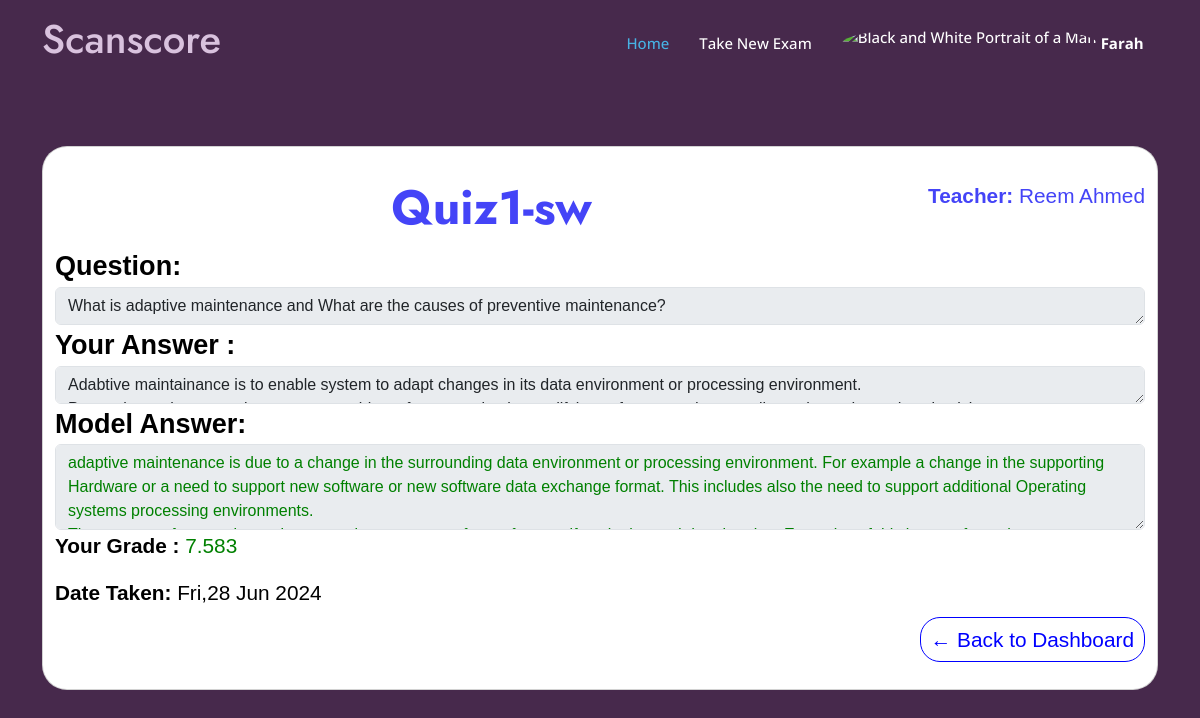
Page /student/exam/23/view/ (signed in) on the earlier database version.
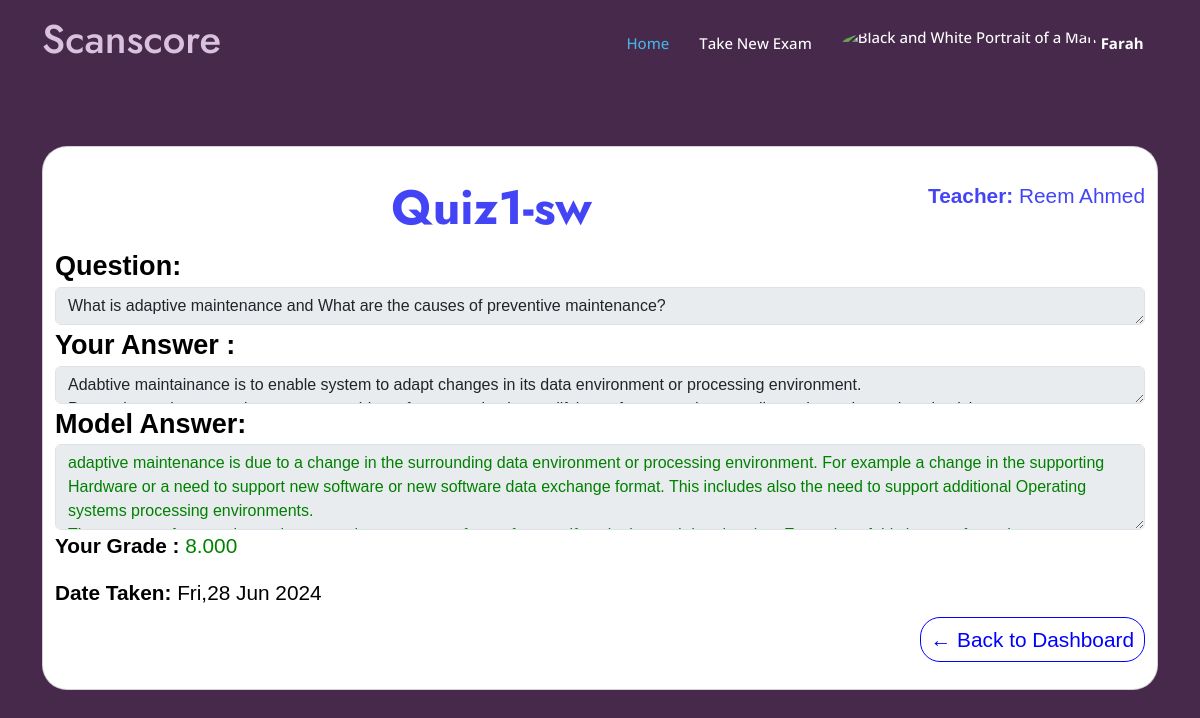
Same page on the later database version.
### myapp/models.py (models this page shows)
class ExamSubmission(models.Model):
    exam = models.ForeignKey(Exam, on_delete=models.CASCADE,related_name='submissions') #related name is used to access the submissions of a particular exam
    student = models.ForeignKey(User, on_delete=models.CASCADE,related_name='submissions') #related name is used to access the submissions of a particular student
    student_answer = models.TextField(max_length=10000)
    score = models.DecimalField(max_digits=8, decimal_places=3,default=0.000)
    time_submitted = models.DateTimeField(auto_now_add=True)
    is_graded = models.BooleanField(default=False)
    is_approved = models.BooleanField(default=False) #If the teacher approves the grade , this will be set to true and then the student can see the grade

### myapp/views.py (the view)
# urls.py: path('student/exam/<int:exam_id>/view/', views.view_exam_student, name='view_exam_student'),
@login_required
def view_exam_student(request, exam_id):
    exam = get_object_or_404(Exam, pk=exam_id)
    print("Exam ID:", exam_id) #Debugging
    print("User ID:", request.user.id) #Debugging
    try:
        submission = ExamSubmission.objects.get(exam=exam, student=request.user)
        print("Submission found:", submission.id) #Debugging
    except ExamSubmission.DoesNotExist:
        submission = None
        print("Submission not found for user:", request.user.id, "and exam:", exam_id) #Debugging
    if not submission:
        print("No submission found") #Debugging
        return HttpResponseForbidden("You are not authorized to view this exam.")
    return render(request, 'myapp/student/view_exam.html', {
        'exam': exam,
        'submission': submission
    })

### templates/myapp/student/view_exam.html (shortened to what the changed rows need)
{% load static %}
<!DOCTYPE html>
<html lang="en">
<head>
    <link href="{% static 'vendor/aos/aos.css' %}" rel="stylesheet">
    <link href="{% static 'vendor/bootstrap/css/bootstrap.min.css' %}" rel="stylesheet">
    <link href="{% static 'vendor/bootstrap-icons/bootstrap-icons.css' %}" rel="stylesheet">
    <link href="{% static 'vendor/boxicons/css/boxicons.min.css' %}" rel="stylesheet">
    <link href="{% static 'vendor/glightbox/css/glightbox.min.css' %}" rel="stylesheet">
    <link href="{% static 'vendor/remixicon/remixicon.css' %}" rel="stylesheet">
    <link href="{% static 'vendor/swiper/swiper-bundle.min.css' %}" rel="stylesheet">
    <link href="{% static 'css/style1.css' %}" rel="stylesheet">
</head>
<body>
    <header id="header" class="fixed-top">
        <div class="container d-flex align-items-center">
            <h1 class="me-auto"><a href="{% url 'student_dashboard' %}">Scanscore</a></h1>
        </div>
    </header>
    <section id="hero" class="d-flex align-items-center pt-4"
        style="height: 100vh;font-family: Arial, Helvetica, sans-serif;">
        <div class="container">
            <div class="d-flex flex-column justify-content-center order-2 order-lg-1" data-aos="fade-up"
                data-aos-delay="200">
                <div class="card text-black" style="border-radius: 25px;">
                    <div class="container" style="padding-top: 3%;padding-bottom: 3%;font-size: 130%;">
                        <div class="d-flex justify-content-between">
                            <div style="text-align: center; flex-grow: 1;">
                                <h1 style="color: rgb(68, 68, 247); ">{{ exam.name }}</h1>
                            </div>
                            <div style="text-align: right;color: rgb(68, 68, 247); "> <strong>Teacher:</strong> {{ exam.teacher.get_full_name }}
                            </div>
                        </div>
                        <div class="form-group exam-question" style="font-size: 130%;">
                            <strong for="id_question">Question:</strong>
                            <textarea id="id_question" name="question" rows="1" class="form-control question"
                                 disabled>{{ exam.question }}</textarea>
                        </div>
                        {% if submission %}
                        <strong style="font-size: 130%;">Your Answer :</strong><textarea id="id_student_answer" name="student_answer" rows="1"
                            class="form-control student_answer"  disabled>{{ submission.student_answer }}</textarea>
                        {% if submission.is_graded %}
                        <div class="form-group exam-model-answer" style="font-size: 130%;">
                            <strong for="id_model_answer">Model Answer:</strong>
                            <textarea id="id_model_answer" name="model_answer" rows="3"
                                class="form-control model_answer"
                                placeholder="Enter Model Answer...." style="color: green;" disabled>{{ exam.model_answer }}</textarea>
                        </div>
                        <p><strong>Your Grade :</strong>
                            <span class="grade" data-grade='{{ submission.score }}'>{{submission.score }}</span>
                        </p>
                        {% else %}
                        <p><strong>Not graded yet.</strong></p>
                        {% endif %}
                        <p><strong>Date Taken: </strong> {{ submission.time_submitted|date:"D,d M Y" }}</p>
                        {% else %}
                        <p>You have not submitted this exam.</p>
                        {% endif %}
                        <div style="text-align: right;font-size: 100%;">
                            <a href="{% url 'student_dashboard' %}"
                                style="text-decoration: none; color: blue; border: 1px solid blue; padding: 10px; border-radius: 20px;">←
                                Back to Dashboard</a>
                        </div>
                    </div>
                </div>
            </div>
    </section>
</body>
</html>

Differences in the rows shown:
changed ExamSubmission: score "7.583" → "8.000"
